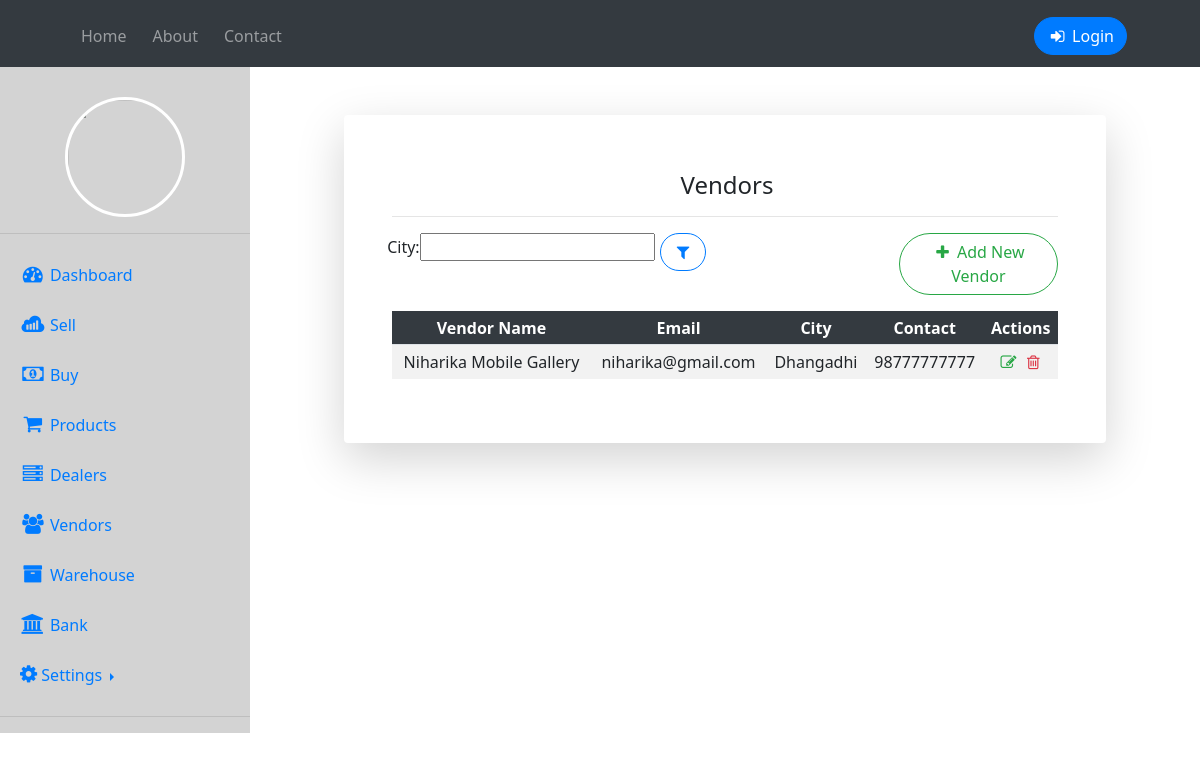
/vendors, run on the app's committed database.
### home/models.py (models this page shows, shortened)
class Vendor(models.Model):
    name = models.CharField(max_length=50)
    email = models.EmailField(max_length=50)
    desc = models.TextField()
    address = models.CharField(max_length=50)
    city = models.CharField(max_length=50)
    contact = models.BigIntegerField()

### home/views.py (the view)
# urls.py: path("vendors", views.vendors, name="vendors"),
def vendors(request):
    contents = Vendor.objects.all()
    myfilter = VendorFilter(request.GET, queryset=contents)
    contents = myfilter.qs
    return render(request, 'vendors.html', {'contents' : contents, 'myfilter' : myfilter})

### templates/vendors.html (shortened to what this page needs)
{% extends 'dashboard.html' %}
{% block body %}
<div class="container">
    <div class="row justify-content-center">
      <div class="col-xl-10 col-lg-12 col-md-9">
        <div class="card o-hidden border-0 shadow-lg my-5">
          <div class="card-body p-5">
            <form class="container p-0">
            <div class="text-center mt-2 mb-2">
                <h1 class="h4 text-gray-900 mb-2 mt-0 ml-1">Vendors</h1>
                <hr>
              </div>
              <div class="form-row">
                <div class="form-group">
                      <form method="GET">
                          {{myfilter.form}}
                      </form>
                    </div>
                <div class="form-group col">
                    <button type="submit" value="Search" class="btn btn-outline-primary"><i class="fa fa-filter fa-fw" aria-hidden="true"></i></button>
                </div>
                <div class="form-group col-md-3">
                    <a href='/addvendor' class="btn btn-outline-success "><i class="fa fa-plus fa-fw" aria-hidden="true"></i> Add New Vendor</a>
                </div>
                </div>
            <table class="table table-striped table-borderless table-sm">
                <thead class="thead-dark border-bottom">
                <tr align="center">
                    <th>Vendor Name</th>
                    <th>Email</th>
                    <th>City</th>
                    <th>Contact</th>
                    <th>Actions</th>
                </tr>
                </thead>
                {% for content in contents %}
                <tr align="center">
                    <td>{{ content.name }}</td>
                    <td>{{ content.email }}</td>
                    <td>{{content.city}}</td>
                    <td>{{ content.contact }}</td>
                    <td>
                        <a href="{% url 'editvendor' content.id %}"><span class=""><i class="fa fa-pencil-square-o text-success fa-fw" aria-hidden="true"></i></span></a>
                        <a href="{% url 'deletevendor' content.id %}"><span class=""><i class="fa fa-trash-o fa-fw text-danger" aria-hidden="true"></i></span></a>
                    </td>
                </tr>
                {% endfor %}
            </table>
        </form>
        </div>
        </div>
        </div>
        </div>
        </div>
{% endblock body %}

### templates/dashboard.html (style rules this page uses)
* { padding: 0; margin: 0; text-decoration: none; list-style: none; box-sizing: border-box; font-family: 'Segoe UI', Tahoma, Geneva, Verdana, sans-serif; }
.btn { border-radius: 50px; }

### data on the page
Vendor: name "Niharika Mobile Gallery", email "niharika@gmail.com", city "Dhangadhi", contact "98777777777"
